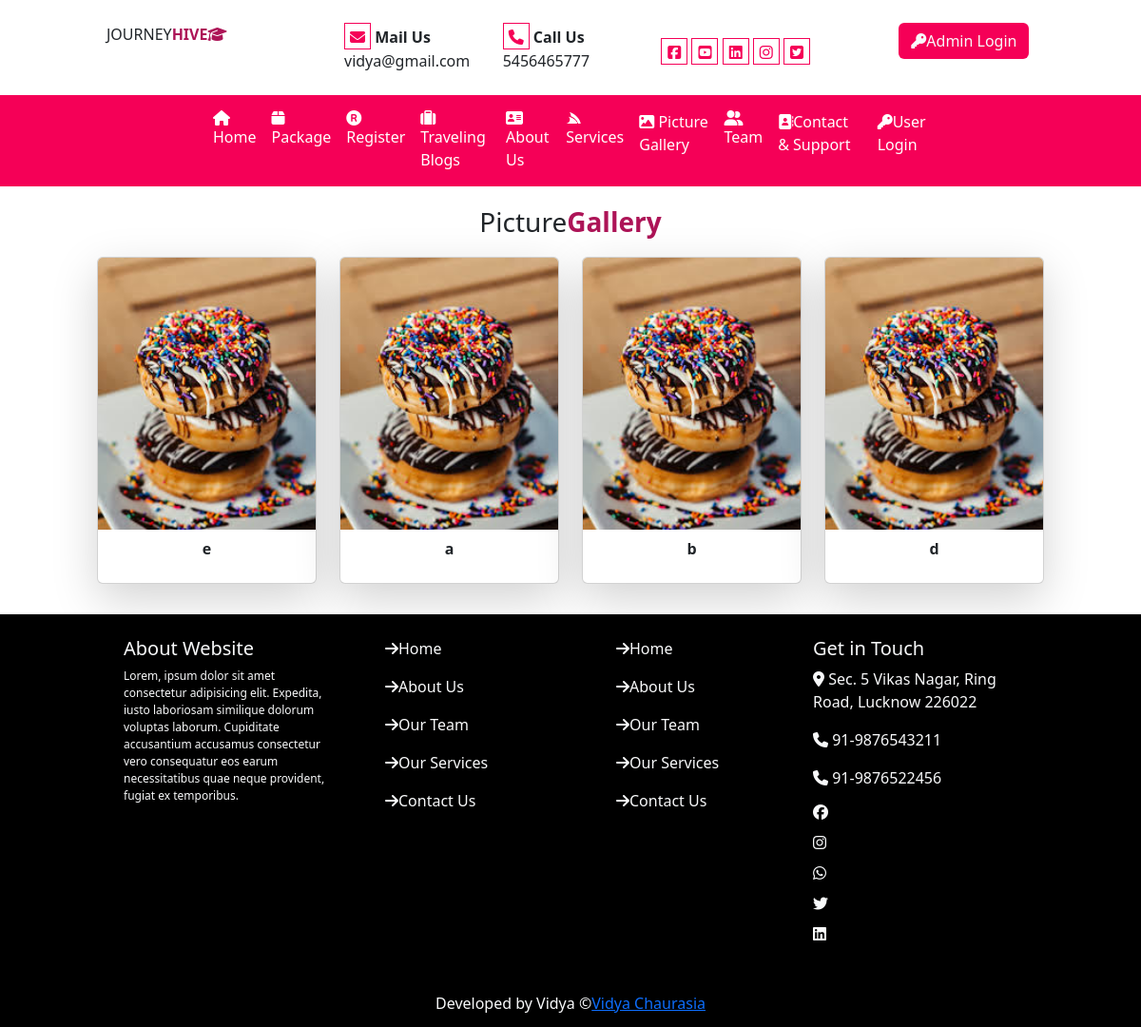
Page /gallery/ on the committed database.
### user/models.py (models this page shows)
class tblgallery(models.Model):
        title=models.CharField(max_length=50)
        picture=models.ImageField(upload_to="static/gallery/",null=True)

### user/views.py (the view)
# urls.py: path("gallery/",views.gallery),
def gallery(request):
      data=tblgallery.objects.all()
      d={"gal":data}
      return render(request,"gallery.html",d)

### templates/gallery.html
{% extends 'base.html' %}
{% load static %}
{% block content %}
  <div class="row gallery py-3">
    <p class="text-center fs-3">Picture<b class="text-mycolor1">Gallery</b></p>
    <div class="col-sm-10 mx-auto">
      <div class="row">
        {% for r in gal %}
        <div class="col-sm-3">
          <div class="card shadow-lg">
            <img src="../{{r.picture}}" class="card-img-top"/>
            <p class="py-2 text-center fw-bold">{{r.title}}</p>
          </div>
        </div>
              {% endfor %}
        </div>
       </div>
       </div>
{% endblock %}

### rows in the picture
tblgallery: picture (picture), title "e"
tblgallery: picture (picture), title "a"
tblgallery: picture (picture), title "b"
tblgallery: picture (picture), title "d"
